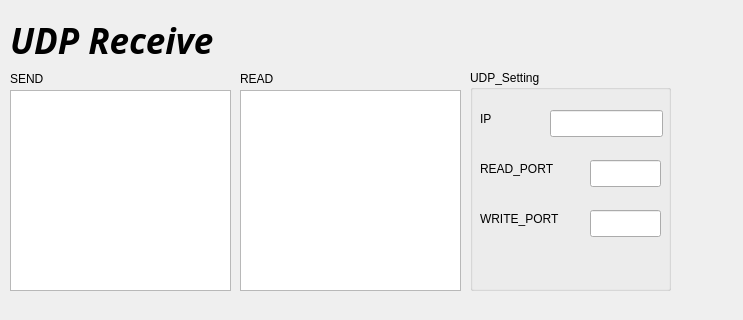
<?xml version="1.0" encoding="UTF-8"?>
<ui version="4.0">
 <class>MainWindowDesign</class>
 <widget class="QMainWindow" name="MainWindowDesign">
  <property name="geometry">
   <rect>
    <x>0</x>
    <y>0</y>
    <width>743</width>
    <height>320</height>
   </rect>
  </property>
  <property name="windowTitle">
   <string>QRosApp</string>
  </property>
  <property name="windowIcon">
   <iconset resource="../resources/images.qrc">
    <normaloff>:/images/icon.png</normaloff>:/images/icon.png</iconset>
  </property>
  <property name="locale">
   <locale language="English" country="Australia"/>
  </property>
  <widget class="QWidget" name="centralwidget">
   <widget class="QLabel" name="Receive">
    <property name="geometry">
     <rect>
      <x>10</x>
      <y>10</y>
      <width>251</width>
      <height>61</height>
     </rect>
    </property>
    <property name="font">
     <font>
      <family>Waree</family>
      <weight>75</weight>
      <bold>true</bold>
     </font>
    </property>
    <property name="text">
     <string>&lt;html&gt;&lt;head/&gt;&lt;body&gt;&lt;p&gt;&lt;span style=&quot; font-size:26pt; font-weight:600; font-style:italic;&quot;&gt;UDP Receive&lt;/span&gt;&lt;/p&gt;&lt;/body&gt;&lt;/html&gt;</string>
    </property>
   </widget>
   <widget class="QGroupBox" name="UDP_Setting">
    <property name="geometry">
     <rect>
      <x>470</x>
      <y>70</y>
      <width>201</width>
      <height>221</height>
     </rect>
    </property>
    <property name="title">
     <string>UDP_Setting</string>
    </property>
    <widget class="QLabel" name="IP_Label">
     <property name="geometry">
      <rect>
       <x>10</x>
       <y>40</y>
       <width>21</width>
       <height>17</height>
      </rect>
     </property>
     <property name="text">
      <string>IP</string>
     </property>
    </widget>
    <widget class="QLineEdit" name="IP_Line">
     <property name="geometry">
      <rect>
       <x>80</x>
       <y>40</y>
       <width>113</width>
       <height>27</height>
      </rect>
     </property>
    </widget>
    <widget class="QLabel" name="PORT_Lable">
     <property name="geometry">
      <rect>
       <x>10</x>
       <y>90</y>
       <width>91</width>
       <height>17</height>
      </rect>
     </property>
     <property name="text">
      <string>READ_PORT</string>
     </property>
    </widget>
    <widget class="QLineEdit" name="PORT_Line">
     <property name="geometry">
      <rect>
       <x>120</x>
       <y>90</y>
       <width>71</width>
       <height>27</height>
      </rect>
     </property>
    </widget>
    <widget class="QLineEdit" name="PORT_Line_2">
     <property name="geometry">
      <rect>
       <x>120</x>
       <y>140</y>
       <width>71</width>
       <height>27</height>
      </rect>
     </property>
    </widget>
    <widget class="QLabel" name="PORT_Lable_2">
     <property name="geometry">
      <rect>
       <x>10</x>
       <y>140</y>
       <width>91</width>
       <height>17</height>
      </rect>
     </property>
     <property name="text">
      <string>WRITE_PORT</string>
     </property>
    </widget>
   </widget>
   <widget class="QTextEdit" name="textEdit_SEND">
    <property name="geometry">
     <rect>
      <x>10</x>
      <y>90</y>
      <width>221</width>
      <height>201</height>
     </rect>
    </property>
   </widget>
   <widget class="QTextEdit" name="textEdit_READ">
    <property name="geometry">
     <rect>
      <x>240</x>
      <y>90</y>
      <width>221</width>
      <height>201</height>
     </rect>
    </property>
   </widget>
   <widget class="QLabel" name="label">
    <property name="geometry">
     <rect>
      <x>10</x>
      <y>70</y>
      <width>67</width>
      <height>17</height>
     </rect>
    </property>
    <property name="text">
     <string>SEND</string>
    </property>
   </widget>
   <widget class="QLabel" name="label_2">
    <property name="geometry">
     <rect>
      <x>240</x>
      <y>70</y>
      <width>67</width>
      <height>17</height>
     </rect>
    </property>
    <property name="text">
     <string>READ</string>
    </property>
   </widget>
   <zorder>Receive</zorder>
   <zorder>textEdit_SEND</zorder>
   <zorder>textEdit_READ</zorder>
   <zorder>label</zorder>
   <zorder>label_2</zorder>
   <zorder>UDP_Setting</zorder>
  </widget>
  <action name="action_Quit">
   <property name="text">
    <string>&amp;Quit</string>
   </property>
   <property name="shortcut">
    <string>Ctrl+Q</string>
   </property>
   <property name="shortcutContext">
    <enum>Qt::ApplicationShortcut</enum>
   </property>
  </action>
  <action name="action_Preferences">
   <property name="text">
    <string>&amp;Preferences</string>
   </property>
  </action>
  <action name="actionAbout">
   <property name="text">
    <string>&amp;About</string>
   </property>
  </action>
  <action name="actionAbout_Qt">
   <property name="text">
    <string>About &amp;Qt</string>
   </property>
  </action>
 </widget>
 <resources>
  <include location="../resources/images.qrc"/>
 </resources>
 <connections>
  <connection>
   <sender>action_Quit</sender>
   <signal>triggered()</signal>
   <receiver>MainWindowDesign</receiver>
   <slot>close()</slot>
   <hints>
    <hint type="sourcelabel">
     <x>-1</x>
     <y>-1</y>
    </hint>
    <hint type="destinationlabel">
     <x>399</x>
     <y>299</y>
    </hint>
   </hints>
  </connection>
 </connections>
</ui>
